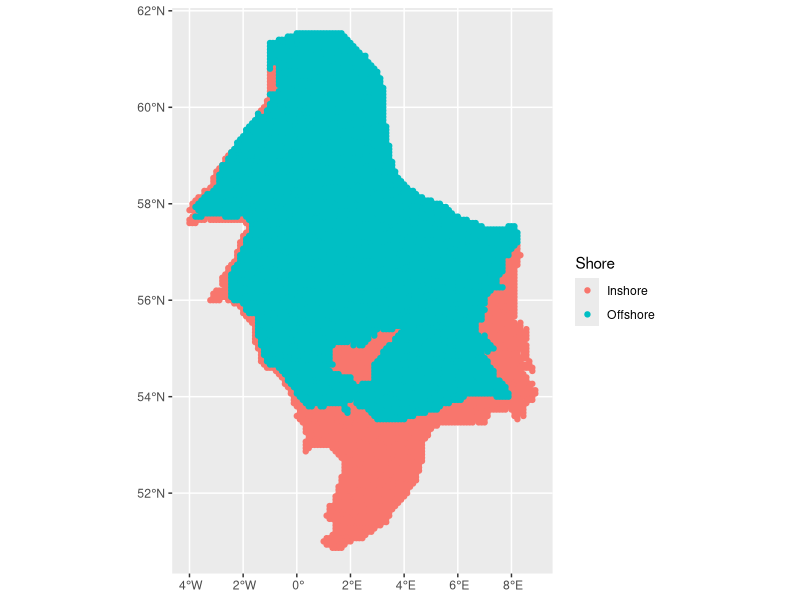

This figure's R source:
rm(list = ls())

library(tidyverse)
library(sf)

domain <- read.csv("./Data/Sediment/NorthSeaRegions.csv") %>%
  filter(Region == "North Sea") %>%
  dplyr::select(Longitude, Latitude, Zone) %>%
  mutate(Shore = Zone) %>%
  dplyr::select(-Zone) %>%
  st_as_sf(
    coords = c("Longitude", "Latitude"),
    crs = 4326
  ) %>% 
  group_by(Shore) %>% 
  summarise(
    geometry = st_union(geometry),
    .groups = "drop"
  ) %>% 
  mutate(Area = st_area(geometry))

ggplot() +
  geom_sf(data = domain,aes(color = Shore))
